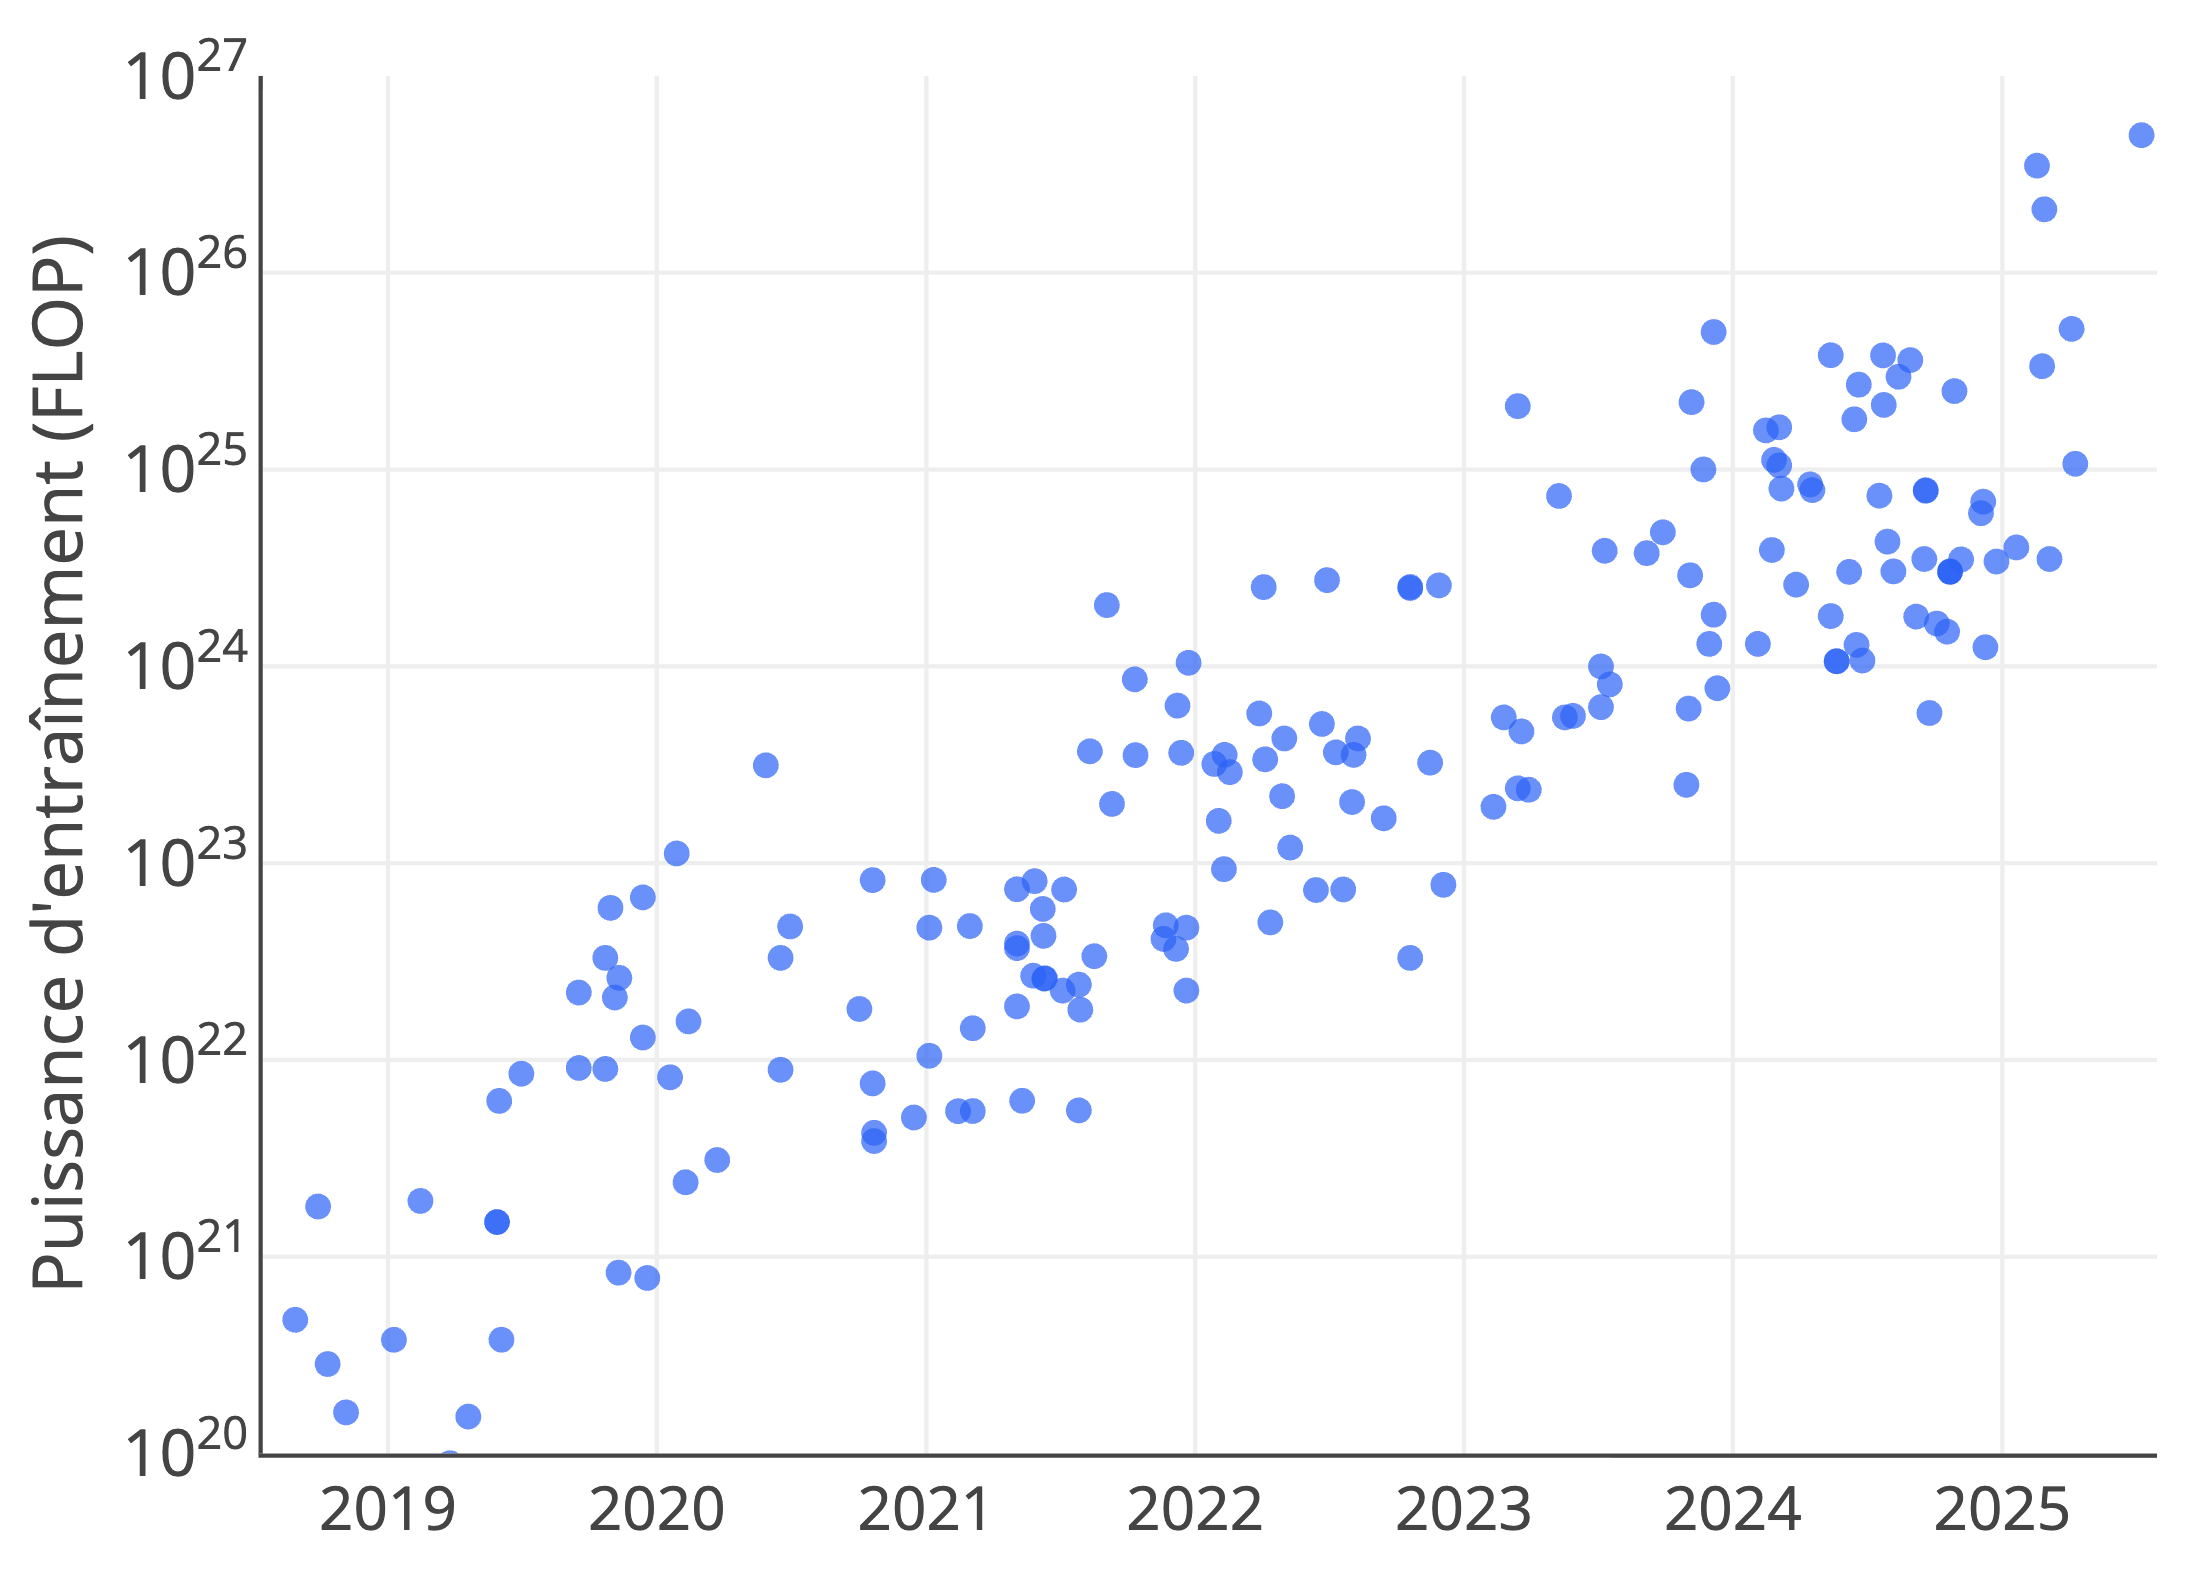

Recreate this plot in Python.
from datetime import datetime

import pandas as pd
import plotly.graph_objects as go

from graphes_livre import SEA_BLUE, apply_template, get_output_path


def main():
    df = pd.read_csv("data/notable_ai_models.csv")

    df = df.loc[df["Publication date"] > "2018-01-01"]

    df = df.sort_values("Publication date")
    df["Max compute until now"] = df["Training compute (FLOP)"].cummax()
    df = df.loc[df["Training compute (FLOP)"] >= df["Max compute until now"] / 100]

    fig = go.Figure()

    fig.add_trace(
        go.Scatter(
            x=df["Publication date"],
            y=df["Training compute (FLOP)"],
            text=df["Model"],
            mode="markers",
            marker=dict(color=SEA_BLUE),
        )
    )

    fig.update_layout(
        xaxis=dict(
            range=[datetime(2018, 7, 15), datetime(2025, 7, 30)],
            tickvals=list(range(2018, 2026)),
            tickformat="%Y",
        ),
        yaxis=dict(
            type="log",
            range=[20, 27],
            dtick=1,
            # tickvals=[1e18, 1e20, 1e22, 1e24],
            # tickformat=",.0f",
        ),
    )

    apply_template(fig)
    fig.update_layout(
        yaxis=dict(
            title="Puissance d'entraînement (FLOP)",
            title_font_size=16,
            # title_font_weight="bold",
            tickfont_size=12,
        ),
    )
    fig.write_html(get_output_path("html"))


if __name__ == "__main__":
    main()
